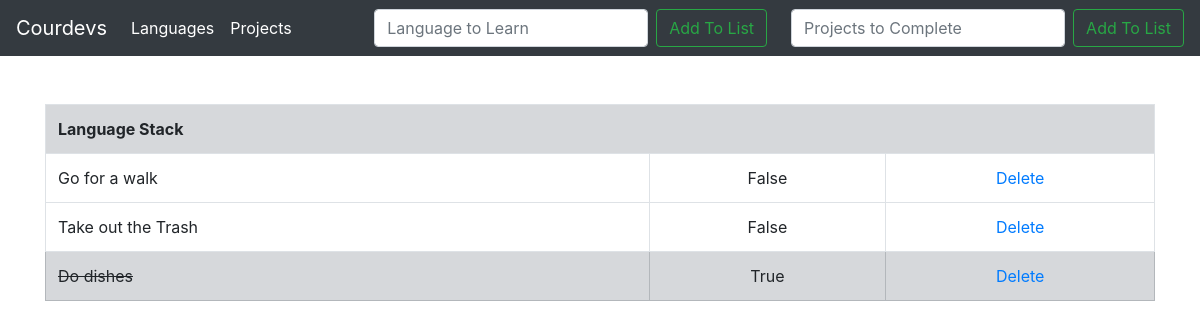
The app's page /, older data.
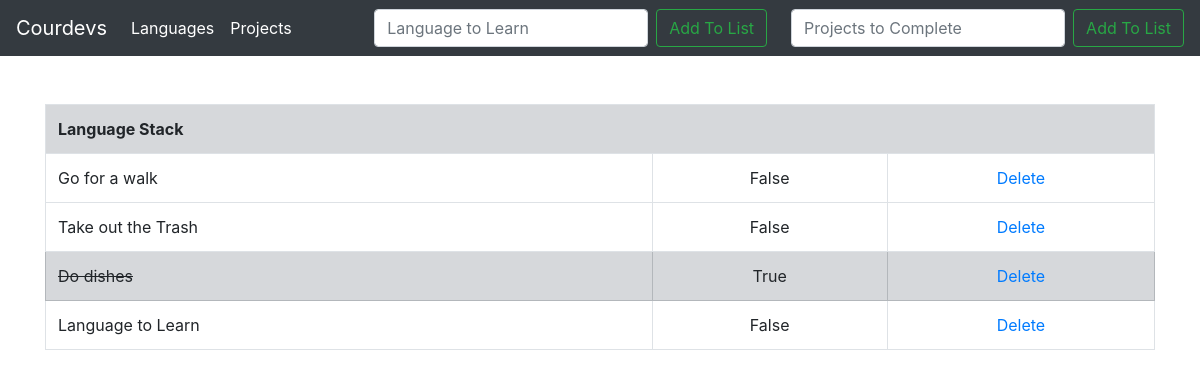
The same page, newer data.
### todoTwo/models.py (models this page shows, shortened)
class List(models.Model):
	item = models.CharField(max_length=200)
	completed = models.BooleanField(default=False)

### todoTwo/views.py (the view)
# urls.py: path('', views.todo, name='todo'),
def todo(request):
	if request.method == 'POST':
		form = ListForm(request.POST or None) #create variable called form call it ListForm and populate it with the request POST or if nothing requested, do nothing
		if form.is_valid(): #if information on form is valid
			form.save()     #save the info
			all_items = List.objects.all
			messages.success(request, ('Item Has Been Added To List'))
			return render(request, 'todo.html', {'all_items': all_items})
	else:
		all_items = List.objects.all
		return render(request, 'todo.html', {'all_items': all_items})

### todoTwo/templates/todo.html (shortened to what this page needs)
{% extends 'base.html' %}
{% block content %}
<div class="container">
<br>
    {% if all_items %}
      <table class="table table-bordered">
        <th class="table table-secondary" colspan="4">Language Stack</th>
          {% for things in all_items %}
              {% if things.completed %}
                  <tr class="table-secondary">
                      <td class="striker">{{ things.item }}</td>
                      <td><center>{{ things.completed }}</center></td>
                      <td><center><a href="{% url 'delete' things.id %}">Delete</a></center></td>
                  </tr>
              {% else %}
                  <tr>
                      <td>{{ things.item }}</td>
                      <td><center>{{ things.completed }}</center></td>
                      <td><center><a href="{% url 'delete' things.id %}">Delete</a></center></td>
                  </tr>
              {% endif %}
          {% endfor %}
      </table>
    </div>
    {% endif %}
{% endblock %}

Row changes from the older to the newer data that the page shows:
added List: item "Language to Learn", completed "False"
